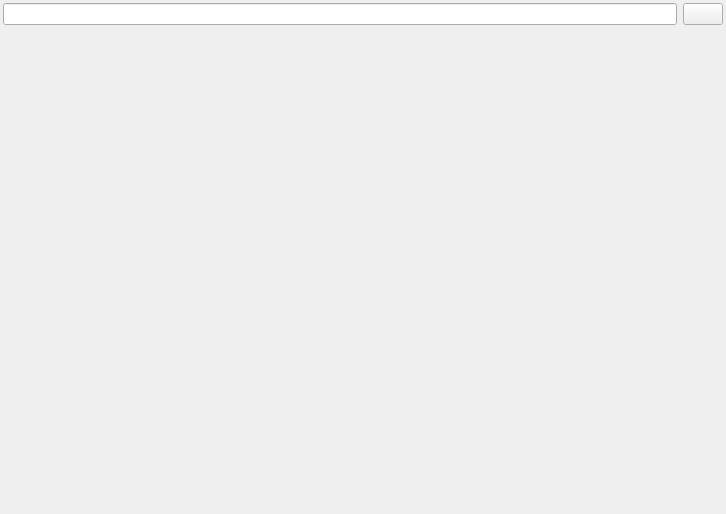
<?xml version="1.0" encoding="UTF-8"?>
<ui version="4.0">
 <class>MainWindow</class>
 <widget class="QMainWindow" name="MainWindow">
  <property name="geometry">
   <rect>
    <x>0</x>
    <y>0</y>
    <width>726</width>
    <height>514</height>
   </rect>
  </property>
  <property name="sizePolicy">
   <sizepolicy hsizetype="Expanding" vsizetype="Expanding">
    <horstretch>0</horstretch>
    <verstretch>0</verstretch>
   </sizepolicy>
  </property>
  <property name="windowTitle">
   <string/>
  </property>
  <widget class="QWidget" name="centralWidget">
   <property name="sizePolicy">
    <sizepolicy hsizetype="Expanding" vsizetype="Expanding">
     <horstretch>0</horstretch>
     <verstretch>0</verstretch>
    </sizepolicy>
   </property>
   <property name="styleSheet">
    <string notr="true"/>
   </property>
   <layout class="QVBoxLayout" name="verticalLayout">
    <property name="leftMargin">
     <number>3</number>
    </property>
    <property name="topMargin">
     <number>3</number>
    </property>
    <property name="rightMargin">
     <number>3</number>
    </property>
    <property name="bottomMargin">
     <number>3</number>
    </property>
    <item>
     <layout class="QGridLayout" name="gridLayout">
      <property name="spacing">
       <number>2</number>
      </property>
      <item row="4" column="0">
       <widget class="WebView" name="webView" native="true">
        <property name="sizePolicy">
         <sizepolicy hsizetype="Preferred" vsizetype="Expanding">
          <horstretch>0</horstretch>
          <verstretch>0</verstretch>
         </sizepolicy>
        </property>
        <property name="url" stdset="0">
         <url>
          <string>about:blank</string>
         </url>
        </property>
       </widget>
      </item>
      <item row="1" column="0">
       <layout class="QHBoxLayout" name="horizontalLayout_2">
        <item>
         <widget class="QLineEdit" name="lineEdit"/>
        </item>
        <item>
         <widget class="anibutton" name="pushButton">
          <property name="text">
           <string/>
          </property>
          <property name="icon">
           <iconset resource="res.qrc">
            <normaloff>:/res/res/record.gif</normaloff>:/res/res/record.gif</iconset>
          </property>
          <property name="checkable">
           <bool>true</bool>
          </property>
         </widget>
        </item>
       </layout>
      </item>
     </layout>
    </item>
   </layout>
  </widget>
 </widget>
 <layoutdefault spacing="6" margin="11"/>
 <customwidgets>
  <customwidget>
   <class>WebView</class>
   <extends>QWidget</extends>
   <header>webview.h</header>
  </customwidget>
  <customwidget>
   <class>anibutton</class>
   <extends>QPushButton</extends>
   <header>anibutton.h</header>
  </customwidget>
 </customwidgets>
 <resources>
  <include location="res.qrc"/>
 </resources>
 <connections/>
</ui>
